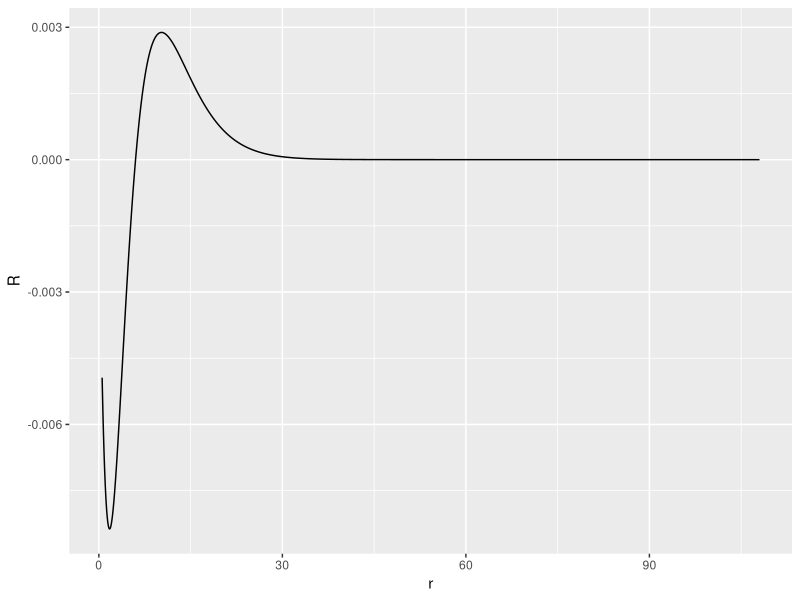

The R script that drew this image:
##Script for determining the radial wave function for a given n,l,j in Rubidium-85
##This process uses Numerov Integration as outlined by Zimmerman et al. (PRA 20, 2251, 1979) and uses the substituations of Bhatti et al. (PRA 24, 161, 1981)

library(dplyr)
library(ggplot2)

##Constants and settings
#Electrons
Z <- 1

#Primary quantum number, quantum defect, angular quantum number, and energy
n <- 3
l <- 1
j <- 3/2
delta <- 0
# delta <- QuantumDefect(n,l,j)
E <- -1/(2*(n-delta)^2)

#Inner and outer turning points
r_O <- 2*n*(n+15)#3*n^2
r_I <- (n^2 - n*sqrt(n^2 - l*(l+1)))/2
core.radius <- 235e-12/0.529e-10

#Defining scaled x-axis ksi = sqrt(r), step size h, and starting point ksi_0 = sqrt(r_O) 
ksi_0 <- sqrt(r_O)
h <- 0.01
ksi_1 <- ksi_0 - h
ksi_2 <- ksi_1 - h

#Initial wavefunction guesses
Psi_0 <- 10^-15
Psi_1 <- 10^-14

#Defining terms to be used in Numerov Algorithm
ksi_iminus1 <- ksi_0
ksi_i <- ksi_1
ksi_iplus1 <- ksi_2

Psi_iminus1 <- Psi_0
Psi_i <- Psi_1

#Establishing radial wavefunction data frame
WaveFunction <- data.frame(ksi = numeric(), Psi = numeric(), N_i = numeric()) 
row_0 <- data.frame(ksi = ksi_0, Psi = Psi_0, N_i = 2*ksi_0^2*Psi_0^2)
row_1 <- data.frame(ksi = ksi_1, Psi = Psi_1, N_i = 2*ksi_1^2*Psi_1^2)

WaveFunction <- rbind(WaveFunction, row_0, row_1)

#Numerov Algorithm
#Iterates algorithm until the condition of ksi_(i+1) < sqrt(r_I) or ksi_(i+1) < sqrt(core.radius) is met
repeat{
  g_iplus1  <- -8*(ksi_iplus1^2*E +Z-(l+1/4)*(l+3/4)/(2*ksi_iplus1^2))
  g_i       <- -8*(ksi_i^2*E      +Z-(l+1/4)*(l+3/4)/(2*ksi_i^2))
  g_iminus1 <- -8*(ksi_iminus1^2*E+Z-(l+1/4)*(l+3/4)/(2*ksi_iminus1^2))
  
  Psi_iplus1 <- (Psi_iminus1*(g_iminus1 - 12/h^2)+Psi_i*(10*g_i+24/h^2))/(12/h^2 - g_iplus1)
  
  N_iplus1 <- 2*ksi_iplus1^2*Psi_iplus1^2
  
  new.row <- data.frame(ksi = ksi_iplus1, Psi = Psi_iplus1, N_i = N_iplus1)
  
  if((ksi_iplus1<sqrt(r_I))&(Psi_iplus1>Psi_i)){
    break
  } else {
    WaveFunction <- rbind(WaveFunction, new.row)
  }

  Psi_iminus1 <- Psi_i
  Psi_i <- Psi_iplus1
  ksi_iminus1 <- ksi_i
  ksi_i <- ksi_iplus1
  ksi_iplus1 <- ksi_iplus1 - h 
}

N <- sqrt(sum(WaveFunction$N_i))

#Turns WaveFunction into a dplyr tbl_df and creates columns for actual position r and the radial wave function R(r)
WaveFunction <- WaveFunction%>%
  tbl_df%>%
  mutate(r = ksi^2, R = (Psi/(r^(3/4)))/N)

#Plots the wavefunction R(r)
p <- WaveFunction%>%
  ggplot(aes(x=r, y = R))+
  geom_line()

print(p)